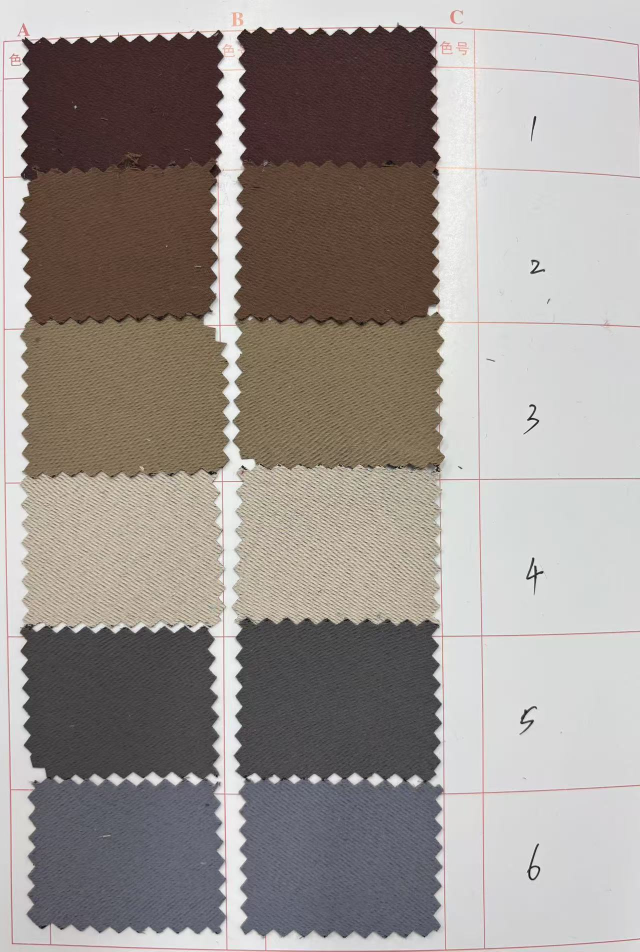
#> input picture outputs/curtain_color_cards_20260919/extracted_sources/raw_xlsx_media/image7.jpeg, 1280 x 1903 px (shown at 1/2 size); its folder holds 6 pictures in this run
$ python prepare_sources.py
#> lines starting #> are read from the running program, lines starting #| are printed output that depends on the picture
from pathlib import Path
from PIL import Image
import json

ROOT = Path(__file__).parent
MEDIA = ROOT / "extracted_sources" / "raw_xlsx_media"
CROPS = ROOT / "extracted_sources" / "crops"
CROPS.mkdir(parents=True, exist_ok=True)

def save_crop(src_name, color_numbers, boxes, sku):
#> called with src_name = 'image7.jpeg', sku = 'SH151107'
    src = Image.open(MEDIA / src_name)
#> src is the input picture: PIL image 1280x1903 RGB; mean R, G, B 154.9, 147.6, 143.4
    for color, box in zip(color_numbers, boxes):
        out = CROPS / f"{sku}-color-{color:02d}-source.png"
        src.crop(box).save(out)
#> this loop made 6 passes
#> pass 1, in save_crop, `src.crop(box).save(out)`:
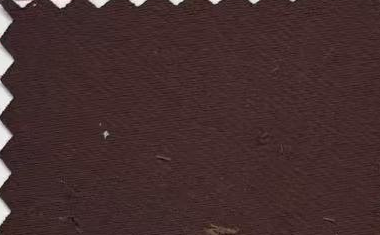
#> saved as SH151107-color-01-source.png: PIL image 380x235 RGB; mean R, G, B 67.8, 45.3, 45.3

# The first two swatch sheets were already cropped by the previous run.
# SH151107 is the only remaining unambiguous sheet: each image contains six
# numbered rows, and the left sample is a clean representative of each color.
save_crop(
    "image7.jpeg", range(1, 7),
    [(45, 80, 425, 315), (45, 380, 425, 610), (45, 675, 425, 900),
     (45, 970, 425, 1195), (45, 1275, 425, 1510), (45, 1585, 425, 1835)],
    "SH151107",
)
save_crop(
    "image8.jpeg", range(7, 13),
    [(45, 150, 425, 455), (45, 500, 425, 805), (45, 850, 425, 1155),
     (45, 1200, 425, 1505), (45, 1550, 425, 1825), (45, 1840, 425, 2040)],
    "SH151107",
)
#> call 2 of save_crop, with src_name = 'image8.jpeg', sku = 'SH151107'
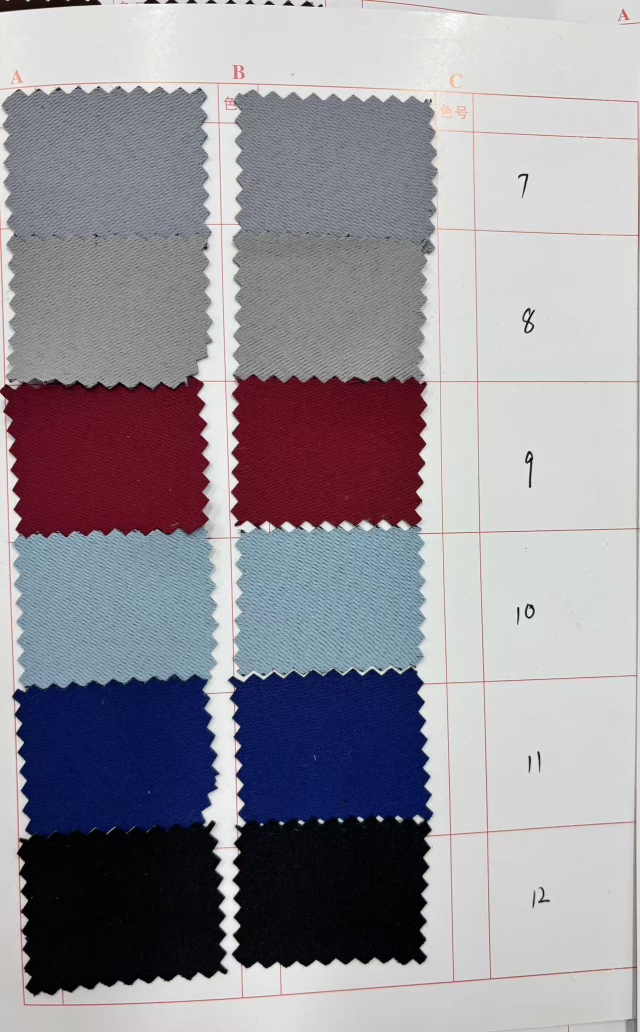
#> input picture outputs/curtain_color_cards_20260919/extracted_sources/raw_xlsx_media/image8.jpeg, 1280 x 2064 px (shown at 1/2 size)
#> in save_crop, src is the input picture: PIL image 1280x2064 RGB; mean R, G, B 148.3, 144.9, 152.3
#> the loop in save_crop (call 2), `for color, box in zip(color_numbers, boxes):` made 6 passes
#> pass 1, in save_crop (call 2), `src.crop(box).save(out)`:
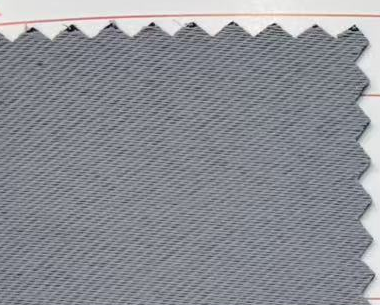
#> saved as SH151107-color-07-source.png: PIL image 380x305 RGB; mean R, G, B 140.2, 142.5, 148.9
#> pass 2, in save_crop (call 2), `src.crop(box).save(out)`:
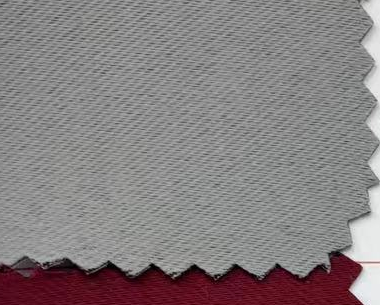
#> saved as SH151107-color-08-source.png: PIL image 380x305 RGB; mean R, G, B 134.6, 127.7, 128.8
save_crop(
    "image9.jpeg", range(13, 19),
    [(0, 120, 410, 395), (0, 435, 410, 710), (0, 750, 410, 1025),
     (0, 1060, 410, 1335), (0, 1370, 410, 1645), (0, 1680, 410, 1914)],
    "SH151107",
)
#> call 3 of save_crop, with src_name = 'image9.jpeg', sku = 'SH151107'
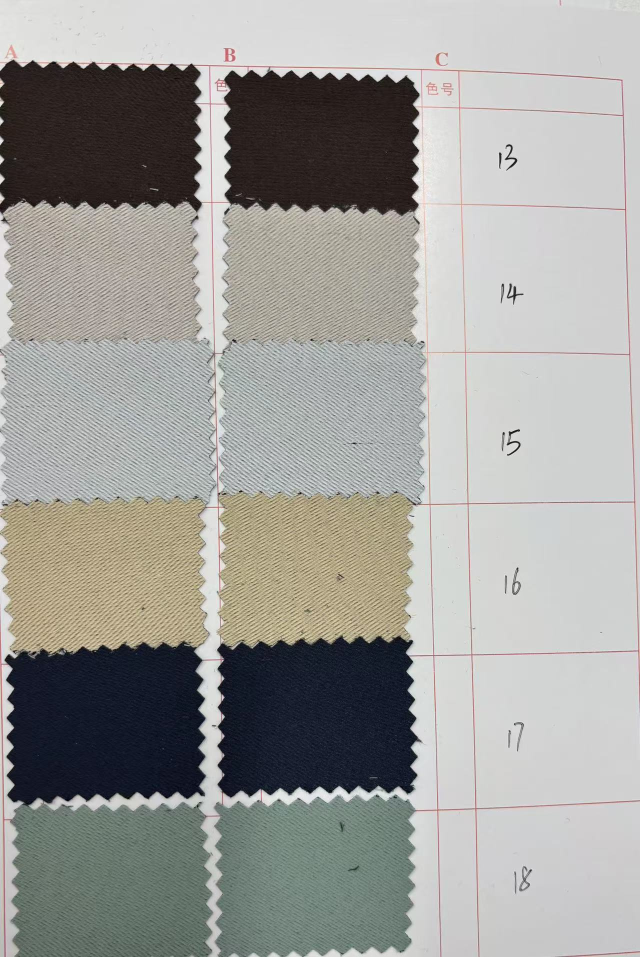
#> input picture outputs/curtain_color_cards_20260919/extracted_sources/raw_xlsx_media/image9.jpeg, 1280 x 1914 px (shown at 1/2 size)
#> in save_crop, src is the input picture: PIL image 1280x1914 RGB; mean R, G, B 158.2, 157.9, 154.2
#> the loop in save_crop (call 3), `for color, box in zip(color_numbers, boxes):` made 6 passes
#> pass 1, in save_crop (call 3), `src.crop(box).save(out)`:
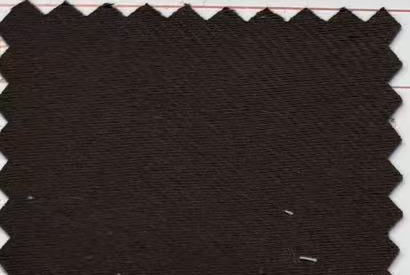
#> saved as SH151107-color-13-source.png: PIL image 410x275 RGB; mean R, G, B 56.4, 47.1, 45
#> pass 2, in save_crop (call 3), `src.crop(box).save(out)`:
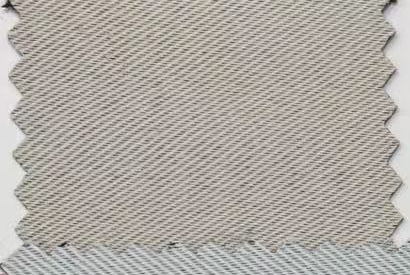
#> saved as SH151107-color-14-source.png: PIL image 410x275 RGB; mean R, G, B 176.1, 170.9, 164.6

manifest = {
    "source_workbook": "D:/WeChat/xwechat_files/chenyangyang_7cef/msg/file/2026-09/莫桑比克色卡文档.xlsx",
    "logo": "C:/Users/Yang/Desktop/SOLUA LOGO源文件.jpg",
    "template": "Solua Home wide black textured background, gold rounded border, official logo, one independent color per PNG",
    "clear_mappings": [
        {"sku": "SH151046", "colors": [9, 10, 11, 19, 21, 27, 34, 37, 43, 44], "source": "/extracted_sources/raw_xlsx_media/image1.png", "anchor": "Sheet1!G2:G11", "status": "clear"},
        {"sku": "SH151060", "colors": [4, 6, 7, 9, 11, 13, 14, 15, 16, 20], "source": "/extracted_sources/raw_xlsx_media/image3.png", "anchor": "Sheet1!G12", "status": "clear"},
        {"sku": "SH151107", "colors": list(range(1, 19)), "source": ["/extracted_sources/raw_xlsx_media/image7.jpeg", "/extracted_sources/raw_xlsx_media/image8.jpeg", "/extracted_sources/raw_xlsx_media/image9.jpeg"], "anchor": "Sheet1!G15:G48 (numbered 1-18)", "status": "clear"},
    ],
    "paused_mappings": [
        {"sku": "SH151114", "colors": list(range(1, 19)), "source": "/extracted_sources/raw_xlsx_media/image6.jpeg", "anchor": "Sheet1!A36:A43", "status": "needs-confirmation", "question": "SH151114 的 18 个色号没有对应的色卡/编号照片；image6 只显示 8 个无编号实物。请提供 SH151114 的色号对应照片，或确认 image6 从左到右、从上到下对应哪些色号。"}
    ],
}
(ROOT / "mapping_manifest.json").write_text(json.dumps(manifest, ensure_ascii=False, indent=2), encoding="utf-8")
print("prepared", len(list(CROPS.glob("SH151107-color-*-source.png"))), "SH151107 source crops")
